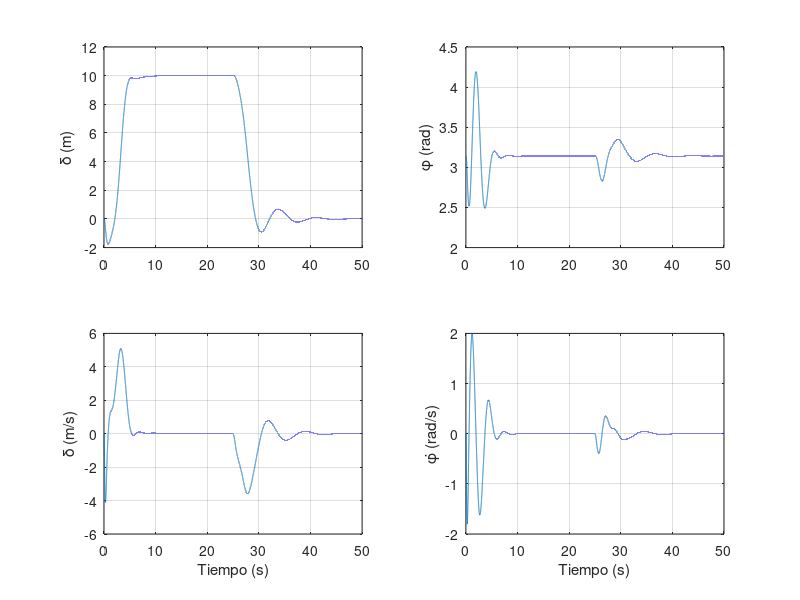

Write the MATLAB code that produced this figure. (Note: this script raises an error after producing the figure.)
clc; clear; close all;

%% Parámetros físicos del sistema (caso estable)
m = 0.1;           % masa del péndulo (kg)
M = 1.5;           % masa del carro (kg)
long = 1.6;        % longitud del péndulo (m)
g = 9.8;           % gravedad (m/s^2)
Fricc = 0.1;       % fricción viscosa

%% Matrices del sistema linealizado alrededor de phi = pi (estable)
A = [0 1 0 0;
     0 -Fricc/M -m*g/M 0;
     0 0 0 1;
     0 -Fricc/(long*M) -g*(m+M)/(long*M) 0];
B = [0; 1/M; 0; 1/(long*M)];
C = [1 0 0 0;
     0 0 1 0];   % se miden posición y ángulo

%% Diseño del controlador LQR ampliado con integrador
Aa = [A zeros(4,1);
     -C(1,:) 0];
Ba = [B; 0];
Aa
Ba

Q = diag([8e2, 1e1, 1e4, 1e3, 500]);   % pesos del estado + integrador
R = 1e2;


% Ka = lqr(Aa, Ba, Q, R);%Directo


H = [Aa -Ba*(R\Ba'); -Q -Aa'];
[V,D] = eig(H);
V_estables = V(:, real(diag(D)) < 0);
MX1 = V_estables(1:5,:);%M
MX2 = V_estables(6:end,:);%PM
P = real(MX2 / MX1);
Ka = (R \ Ba') * P;

% K = Ka(1:4);     % ganancia sobre estado
% KI = -Ka(end);   % ganancia sobre el integrador

%% Diseño del observador por dualidad (LQR)
A_o = A'; B_o = C';    % sistema dual
Q_o = diag([10, 1e2, 1, 1e3]);   % ruido de proceso
R_o = diag([1e-2, 1e-1]);        % ruido de medición

H_o = [A_o -B_o*(R_o\B_o'); -Q_o -A_o'];
[V_o,D_o] = eig(H_o);
V_estables_o = V_o(:, real(diag(D_o)) < 0);
MX1_o = V_estables_o(1:4,:);
MX2_o = V_estables_o(5:end,:);
P_o = real(MX2_o / MX1_o);

Ko = P_o * (C' / R_o);  % ganancia del observador

%% Simulación con dinámica no lineal
h = 1e-3; t_simul = 50; N = t_simul/h;
ref = [10*ones(1,N/2), zeros(1,N/2)];  % la primer mitad de la simulacion 10m, la otra mitad 0

% Variables de estado reales
delta = zeros(1,N); delta_p = zeros(1,N);
phi = zeros(1,N); omega = zeros(1,N);

% Variables estimadas y control
x_hat = zeros(4,1);
u = zeros(1,N); psi = zeros(1,N);  % integrador
delta_O = zeros(1,N); phi_O = zeros(1,N);

phi(1) = pi; %el angulo comienza en su equilibrio estable

estado = [delta(1); delta_p(1); phi(1); omega(1)];

for i = 1:N-1
   
    if delta(i) >= 9.99 && m ~= 1.0
    m = 1.0;
    fprintf('>> Cambio de masa a m = %.2f kg en t = %.2f s (x = %.2f m)\n', m, i*h, delta(i));
end

    % Salida medida
    Y = C * estado;
    psi_p = ref(i) - Y(1);
    psi(i+1) = psi(i) + psi_p*h;

    % Control LQR + integrador
    u(i) = -Ka * [x_hat; psi(i+1)];

    % Dinámica no lineal (no linealidad real)
    den = long * (4/3 - m*cos(phi(i))^2/(m+M));
    num = g*sin(phi(i)) - cos(phi(i))*(u(i) + m*long*omega(i)^2*sin(phi(i)) - Fricc*delta_p(i))/(M+m);
    phi_pp = num / den;
    delta_pp = (1/(M+m))*(u(i) - m*long*phi_pp*cos(phi(i)) + m*long*omega(i)^2*sin(phi(i)) - Fricc*delta_p(i));

    % Observador
    Y_o = C * x_hat;
    x_hat_p = A*x_hat + B*u(i) + Ko*(Y - Y_o);
    x_hat = x_hat + h*x_hat_p;

    % Integración del sistema real
    delta_p(i+1) = delta_p(i) + h*delta_pp;
    delta(i+1) = delta(i) + h*delta_p(i);
    omega(i+1) = omega(i) + h*phi_pp;
    phi(i+1) = phi(i) + h*omega(i);
    estado = [delta(i+1); delta_p(i+1); phi(i+1); omega(i+1)];

    delta_O(i+1) = x_hat(1);
    phi_O(i+1) = x_hat(3);
end
t = (0:N-1)*h;
u(N) = -Ka * [x_hat; psi(end)];

%% Gráficas
figure('Name','Estados del Sistema');
subplot(2,2,1); plot(t, delta); ylabel('\delta (m)'); grid on;
subplot(2,2,2); plot(t, phi); ylabel('\phi (rad)'); grid on;
subplot(2,2,3); plot(t, delta_p); ylabel('\deltȧ (m/s)'); xlabel('Tiempo (s)'); grid on;
subplot(2,2,4); plot(t, omega); ylabel('\phi̇ (rad/s)'); xlabel('Tiempo (s)'); grid on;
sgtitle('Evolución de los Estados');

figure('Name','Acción de Control');
plot(t, u); xlabel('Tiempo (s)'); ylabel('u(t) (N)'); grid on;

% figure('Name','Observador');
% subplot(1,2,1); plot(t, delta, t, delta_O, '--'); legend('Real','Estimada'); ylabel('\delta'); grid on;
% subplot(1,2,2); plot(t, phi, t, phi_O, '--'); legend('Real','Estimada'); ylabel('\phi'); grid on;
% sgtitle('Comparación Estado Real vs Estimado');
